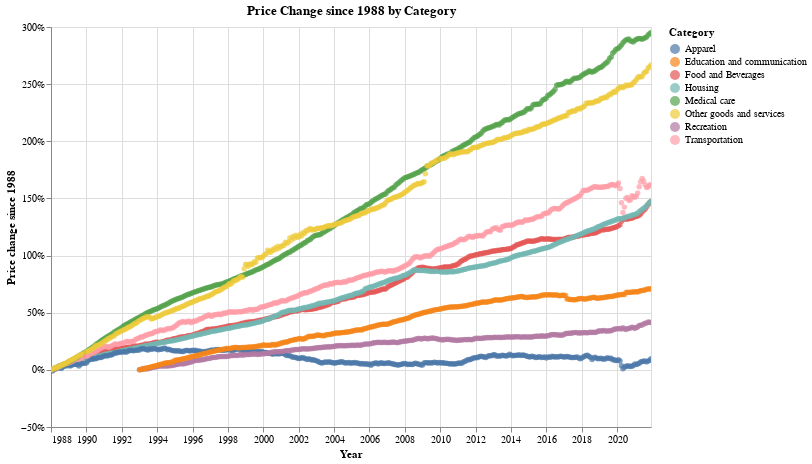

The notebook cell saved with this chart:
### Code cell
# Scatter Chart
alt.Chart(df[['date','change','Category']][(df['date'] >= start_date) & (df['date'] <= end_date)], title='Price Change since ' + str(start_year) +' by Category').mark_circle().encode(
    x = alt.X('date', title = 'Year'),
    y = alt.Y('change', title='Price change since ' + str(start_year), axis=alt.Axis(format='%')),
    color = 'Category'
).properties(height=400, width=600).interactive()

### Figure 1 — Vega-Lite specification as saved in the notebook (floating-point values rounded to 4 significant figures; data arrays with more than 128 entries replaced by an {"elided": "..."} marker saying what was removed)
{"config": {"view": {"continuousWidth": 400, "continuousHeight": 300}}, "data": {"name": "data-6663b159320c08ef6dcde2c5e740fed2"}, "mark": "circle", "encoding": {"color": {"field": "Category", "type": "nominal"}, "x": {"field": "date", "title": "Year", "type": "temporal"}, "y": {"axis": {"format": "%"}, "field": "change", "title": "Price change since 1988", "type": "quantitative"}}, "height": 400, "selection": {"selector019": {"type": "interval", "bind": "scales", "encodings": ["x", "y"]}}, "title": "Price Change since 1988 by Category", "width": 600, "$schema": "https://vega.github.io/schema/vega-lite/v4.17.0.json", "datasets": {"data-6663b159320c08ef6dcde2c5e740fed2": {"elided": "3144 records"}}}
